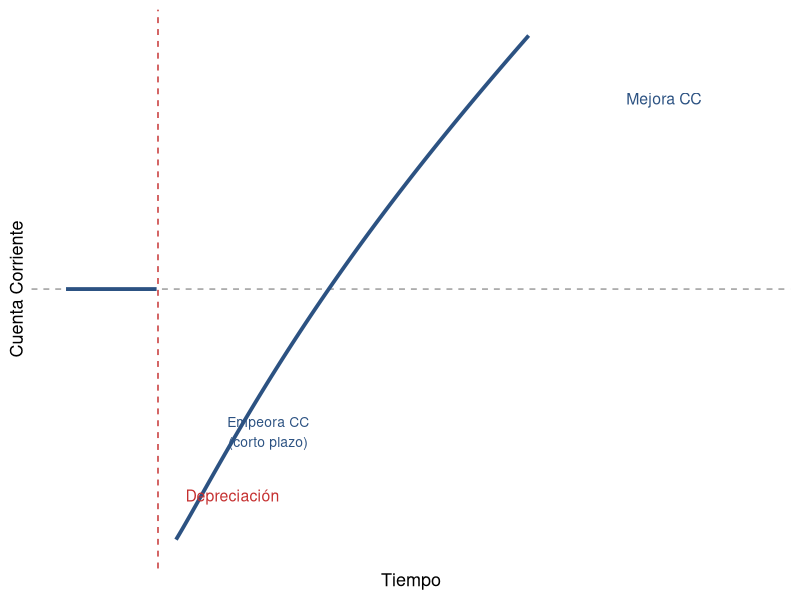

Reproduce this figure in R.
## ---- chunk 1
#| fig-align: center
#| fig-width: 8
#| fig-height: 5

library(ggplot2)

# J-curve data
t <- seq(-1, 6, length.out = 200)
# J-curve: initial dip then recovery
cc <- ifelse(t < 0, 0, -0.8 * exp(-0.5 * t) + 0.3 * t - 0.2 * t^0.3)
cc <- cc - cc[which.min(abs(t - 0))]  # normalize to start at 0

df <- data.frame(t = t, cc = cc)

ggplot(df, aes(x = t, y = cc)) +
  geom_hline(yintercept = 0, linetype = "dashed", color = "gray60") +
  geom_vline(xintercept = 0, linetype = "dashed", color = "#c53030") +
  geom_line(linewidth = 1.3, color = "#2c5282") +
  annotate("text", x = 0.3, y = -0.65, label = "Depreciación", 
           color = "#c53030", size = 4, hjust = 0) +
  annotate("text", x = 5.5, y = 0.6, label = "Mejora CC", 
           color = "#2c5282", size = 4) +
  annotate("text", x = 1.2, y = -0.45, label = "Empeora CC\n(corto plazo)", 
           color = "#2c5282", size = 3.5) +
  labs(x = "Tiempo", y = "Cuenta Corriente") +
  scale_x_continuous(limits = c(-1, 6.5), breaks = NULL) +
  scale_y_continuous(limits = c(-0.8, 0.8), breaks = NULL) +
  theme_minimal(base_size = 14) +
  theme(
    axis.title = element_text(size = 13),
    panel.grid = element_blank(),
    axis.line = element_line(color = "black", linewidth = 0.5,
                             arrow = arrow(type = "closed", length = unit(0.12, "inches")))
  )
